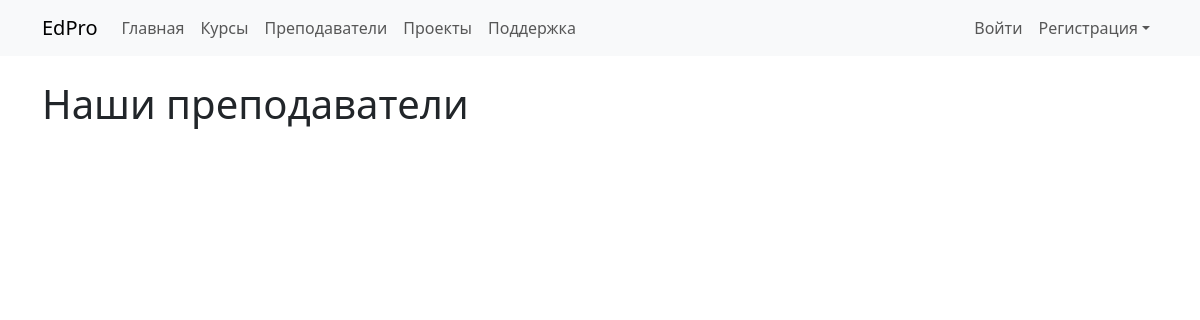
/tutors/, run on an earlier commit of the app's database.
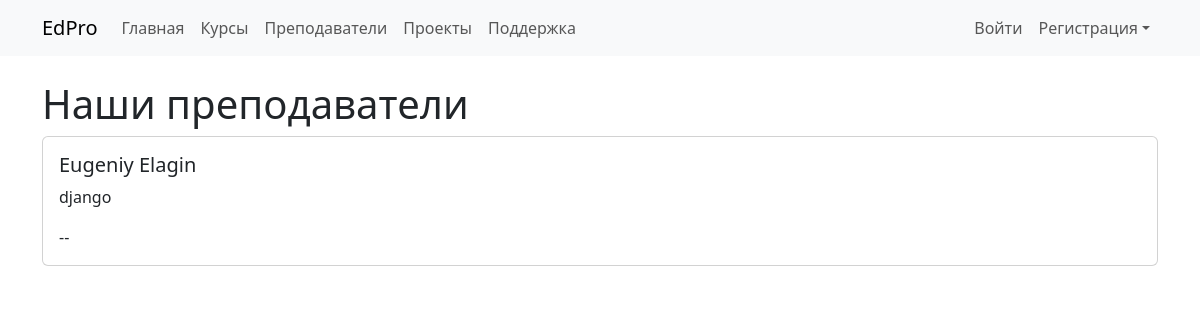
And on a later commit of the database.
### main/models.py (models this page shows, shortened)
class Tutor(models.Model):
    user = models.OneToOneField(User, on_delete=models.CASCADE, related_name='tutor_profile')
    bio = models.TextField(max_length=1000, blank=True)
    expertise = models.CharField(max_length=200)

### main/views.py (the view)
# urls.py: path('tutors/', views.TutorsView.as_view(), name='tutors'),
class TutorsView(ListView):
    model = Tutor
    template_name = 'main/tutors.html'
    context_object_name = 'tutors'

### main/context_processors.py (called while the page is built)
def user_role(request):
    if request.user.is_authenticated:
        is_tutor = hasattr(request.user, 'tutor_profile')
    else:
        is_tutor = False
    return {'is_tutor': is_tutor}

### main/templates/main/tutors.html (shortened to what this page needs)
{% extends "base.html" %}
{% block content %}
    <h1>Наши преподаватели</h1>
    {% for tutor in tutors %}
        <div class="card mb-3">
            <div class="card-body">
                <h5 class="card-title">{{ tutor.user.get_full_name|default:tutor.user.username }}</h5>
                <p class="card-text">{{ tutor.expertise }}</p>
                <p class="card-text">{{ tutor.bio|truncatewords:30 }}</p>
            </div>
        </div>
    {% endfor %}
{% endblock %}

What changed in the data, as far as the page shows it:
added Tutor: user.get_full_name "Eugeniy Elagin", expertise "django", bio "--"
